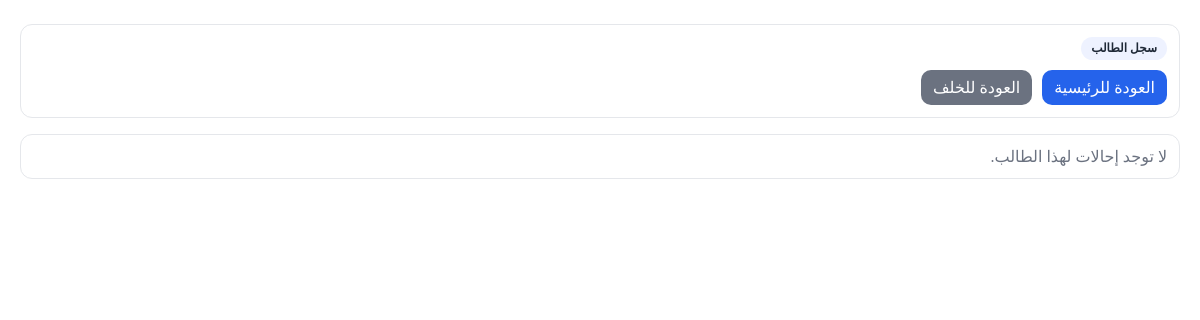
The page /referrals/student/فرح-ياسر-الزمزمي/ (signed in) on the database as committed earlier.
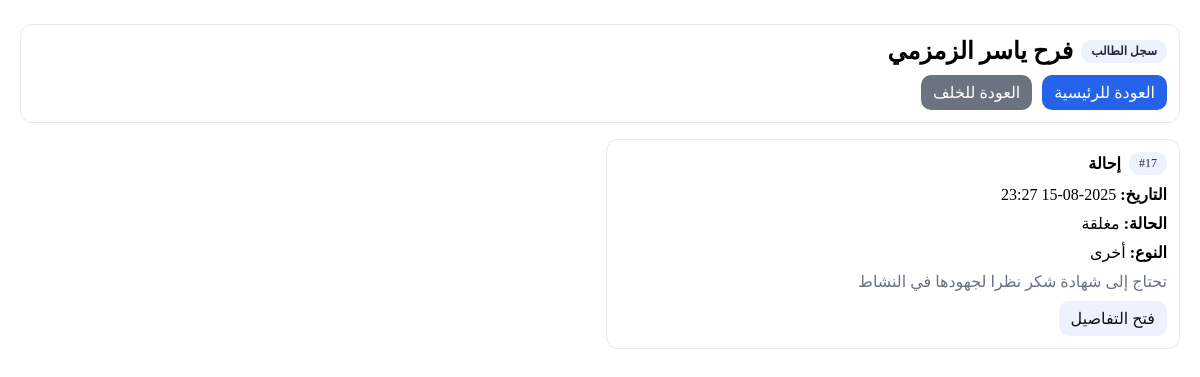
The same page on the database as committed later.
### referrals/models.py (models this page shows, shortened)
class Referral(models.Model):
    STATUS_CHOICES = [
        ("NEW", "جديدة"),
        ("UNDER_REVIEW", "قيد المراجعة"),
        ("SENT_TO_DEPUTY", "محالة لوكيل"),
        ("CLOSED", "مغلقة"),
    ]
    TYPE_CHOICES = [
        ("behavior", "سلوكي"),
        ("academic", "تحصيلي"),
        ("health", "صحي"),
        ("other", "أخرى"),
    ]
    GRADE_CHOICES = [(str(i), f"الصف {i}") for i in range(1, 13)]
    reference = models.CharField(max_length=20, default=generate_reference, unique=True, editable=False)
    student_name = models.CharField(max_length=120)
    student_key = models.CharField("معرّف الطالب", max_length=180, blank=True, db_index=True)
    grade = models.CharField(max_length=2, choices=GRADE_CHOICES)
    referral_type = models.CharField(max_length=20, choices=TYPE_CHOICES)
    details = models.TextField()
    status = models.CharField(max_length=20, choices=STATUS_CHOICES, default="NEW")
    created_by = models.ForeignKey(User, on_delete=models.CASCADE, related_name="created_referrals")
    assignee = models.ForeignKey(User, on_delete=models.SET_NULL, null=True, blank=True, related_name="assigned_referrals")
    created_at = models.DateTimeField(auto_now_add=True)
    updated_at = models.DateTimeField(auto_now=True)

### referrals/views.py (the view)
# urls.py: path("student/<str:key>/", views.student_file, name="student_file"),
@login_required
def student_file(request, key: str):
    visible_qs = Referral.objects.filter(Q(created_by=request.user) | Q(assignee=request.user)).order_by("-created_at")
    visible = list(visible_qs)
    for r in visible: _ensure_student_key(r)
    items = [r for r in visible if getattr(r, "student_key", "") == key]
    student_name = items[0].student_name if items else ""
    intake_map = {}
    if HAS_COUNSELOR:
        for r in items:
            try:
                intake = getattr(r, "counselor_intake", None)
                if intake:
                    intake_map[r.pk] = _counselor_summary_struct(intake)
            except Exception:
                pass
    if HAS_COUNSELOR:
        for r in items:
            try:
                intake = getattr(r, "counselor_intake", None)
                r.counselor_summary = _counselor_summary_struct(intake) if intake else []
            except Exception:
                r.counselor_summary = []
    return render(request, "referrals/student_file.html", {
        "student_name": student_name, "items": items, "key": key,
        "intake_map": intake_map, "HAS_COUNSELOR": HAS_COUNSELOR,
    })

### referrals/views.py (called while the page is built)
def _ensure_student_key(ref: Referral):
    try:
        has_key_field = hasattr(ref, "student_key")
    except Exception:
        has_key_field = False
    if not has_key_field:
        return
    try:
        if getattr(ref, "student_key", ""):
            return
        civil = (getattr(ref, "student_civil_id", None) or "")[:64]
        new_key = make_student_key(getattr(ref, "student_name", ""), civil)
        if new_key:
            ref.student_key = new_key
            ref.save(update_fields=["student_key"])
    except Exception:
        pass

def _get_value(obj, field):
    disp = None
    try:
        disp = getattr(obj, f"get_{field}_display")()
        if disp: return disp
    except Exception:
        pass
    return getattr(obj, field, None)

def _mk_pair(obj, field):
    val = _get_value(obj, field)
    if val in (None, "", False):  # نتجاهل الفارغ و False
        return None
    return (_get_label(obj, field), _display(val))

### templates/referrals/student_file.html (shortened to what this page needs)
<!doctype html>
<html lang="ar" dir="rtl">
<head>
</head>
<body>
<div class="sf-container">
  <div class="card">
    <h2 class="title">
      <span class="badge">سجل الطالب</span>
      <span>{{ student_name }}</span>
    </h2>
    <div class="btns-row">
      <a href="{% url 'referrals:list' %}" class="btn btn-primary">العودة للرئيسية</a>
      <a href="javascript:history.back()" class="btn btn-secondary">العودة للخلف</a>
    </div>
  </div>
  {% if items %}
    <div class="sf-grid" style="margin-top:16px">
      {% for r in items %}
        <div class="card stack">
          <div class="title"><span class="badge">#{{ r.pk }}</span> <strong>إحالة</strong></div>
          <div><strong>التاريخ:</strong> {{ r.created_at|date:"Y-m-d H:i" }}</div>
          <div><strong>الحالة:</strong> {{ r.get_status_display|default:r.status }}</div>
          <div><strong>النوع:</strong> {{ r.get_referral_type_display|default:r.referral_type }}</div>
          <div class="muted">{{ r.details|truncatechars:160 }}</div>
          <div>
            <a class="btn" href="{% url 'referrals:detail' r.pk %}">فتح التفاصيل</a>
          </div>
        </div>
      {% endfor %}
    </div>
  {% else %}
    <div class="card" style="margin-top:16px"><div class="muted">لا توجد إحالات لهذا الطالب.</div></div>
  {% endif %}
</div>
</body>
</html>

Rows that differ between the two databases and show on the page:
added Referral: student_name "فرح ياسر الزمزمي", pk "17", created_at "2025-08-15 23:27", status "مغلقة", referral_type "أخرى", details "تحتاج إلى شهادة شكر نظرا لجهودها في النشاط"
Other text that changed with them:
text no longer shown: "لا توجد إحالات لهذا الطالب."
